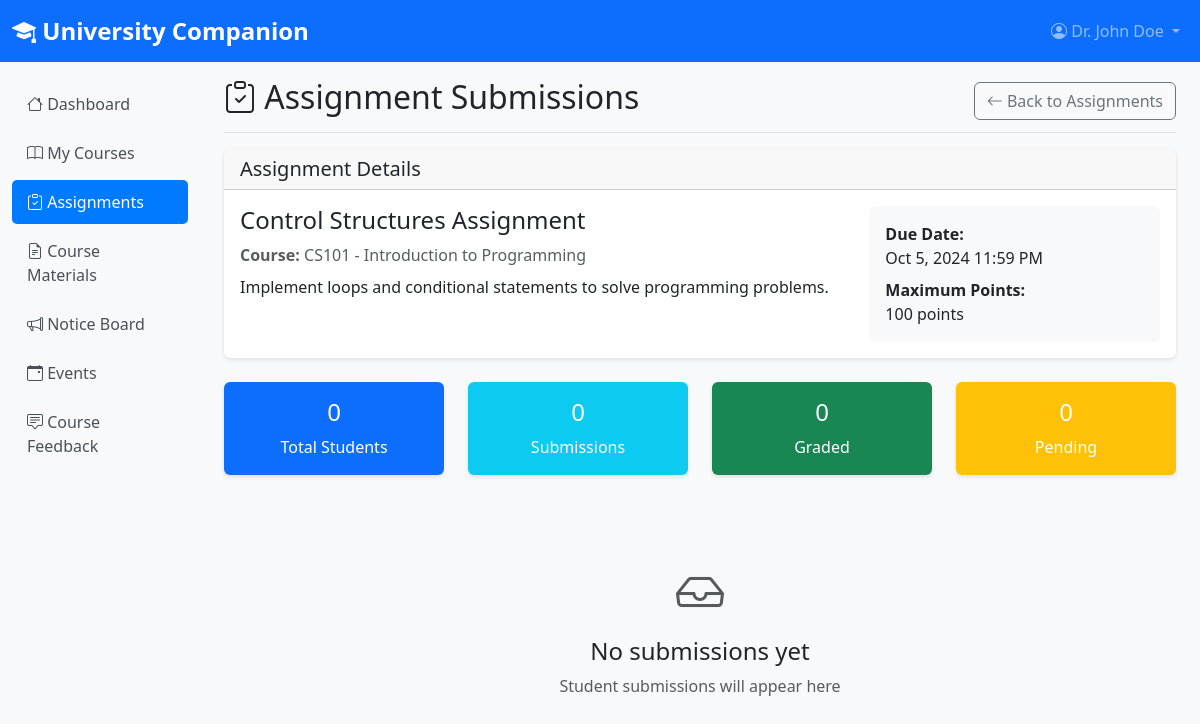
/faculty/assignment_submissions.php?id=2 (signed in), run on the app's committed database.
### tables this page shows
CREATE TABLE assignments (
    id INT AUTO_INCREMENT PRIMARY KEY,
    course_id INT NOT NULL,
    title VARCHAR(255) NOT NULL,
    description TEXT,
    due_date DATETIME NOT NULL,
    max_points INT DEFAULT 100,
    created_by INT NOT NULL,
    created_at TIMESTAMP DEFAULT CURRENT_TIMESTAMP,
    is_active BOOLEAN DEFAULT TRUE,
    FOREIGN KEY (course_id) REFERENCES courses(id),
    FOREIGN KEY (created_by) REFERENCES users(id)
);

CREATE TABLE courses (
    id INT AUTO_INCREMENT PRIMARY KEY,
    course_code VARCHAR(20) UNIQUE NOT NULL,
    course_name VARCHAR(200) NOT NULL,
    description TEXT,
    credit_hours INT DEFAULT 3,
    max_students INT DEFAULT NULL,
    department VARCHAR(100),
    department_id INT,
    faculty_id INT,
    academic_year VARCHAR(10),
    semester VARCHAR(20),
    is_active BOOLEAN DEFAULT TRUE,
    created_at TIMESTAMP DEFAULT CURRENT_TIMESTAMP,
    FOREIGN KEY (faculty_id) REFERENCES users(id),
    FOREIGN KEY (department_id) REFERENCES departments(id)
);

### php/config.php (called while the page is built, shortened)
<?php
function executeQuery($conn, $sql, $types = "", $params = []) {
    try {
        $stmt = $conn->prepare($sql);
        if (!empty($params)) {
            $stmt->bind_param($types, ...$params);
        }
        $result = $stmt->execute();
        return $stmt;
    } catch (Exception $e) {
        throw new Exception("Query execution error: " . $e->getMessage());
    }
}
function fetchSingleRow($conn, $sql, $types = "", $params = []) {
    try {
        $stmt = executeQuery($conn, $sql, $types, $params);
        $result = $stmt->get_result();
        $row = $result->fetch_assoc();
        return $row;
    } catch (Exception $e) {
        throw new Exception("Fetch single row error: " . $e->getMessage());
    }
}
function fetchMultipleRows($conn, $sql, $types = "", $params = []) {
    try {
        $stmt = executeQuery($conn, $sql, $types, $params);
        $result = $stmt->get_result();
        $rows = [];
        return $rows;
    } catch (Exception $e) {
        throw new Exception("Fetch multiple rows error: " . $e->getMessage());
    }
}
?>

### faculty/assignment_submissions.php (the view, shortened to what this page needs)
<?php
require_once '../php/config.php';
$conn = getDBConnection();
$userId = $_SESSION['user_id'];
$assignmentId = $_GET['id'] ?? 0;
$assignmentSql = "SELECT a.id, a.title, a.description, a.due_date, a.max_points,
                         c.course_code, c.course_name
                  FROM assignments a
                  JOIN courses c ON a.course_id = c.id
                  WHERE a.id = ? AND c.faculty_id = ?";
$assignment = fetchSingleRow($conn, $assignmentSql, "ii", [$assignmentId, $userId]);
$submissionsSql = "SELECT s.id, s.submission_text, s.file_name, s.file_path, s.submitted_at,
                          s.grade, s.feedback, s.graded_at,
                          u.full_name, u.email, u.id as user_id
                   FROM assignment_submissions s
                   JOIN users u ON s.student_id = u.id
                   WHERE s.assignment_id = ?
                   ORDER BY s.submitted_at DESC";
$submissions = fetchMultipleRows($conn, $submissionsSql, "i", [$assignmentId]);
$noSubmissionSql = "SELECT u.full_name, u.email, u.id as user_id
                    FROM course_enrollments ce
                    JOIN users u ON ce.student_id = u.id
                    WHERE ce.course_id = (SELECT course_id FROM assignments WHERE id = ?)
                    AND ce.status = 'enrolled'
                    AND u.id NOT IN (
                        SELECT student_id FROM assignment_submissions WHERE assignment_id = ?
                    )
                    ORDER BY u.full_name";
$noSubmissions = fetchMultipleRows($conn, $noSubmissionSql, "ii", [$assignmentId, $assignmentId]);
?>
<!DOCTYPE html>
<html lang="en">
<head>
    <link href="https://cdn.jsdelivr.net/npm/bootstrap@5.3.0/dist/css/bootstrap.min.css" rel="stylesheet">
    <link href="https://cdn.jsdelivr.net/npm/bootstrap-icons@1.10.0/font/bootstrap-icons.css" rel="stylesheet">
    <link href="../css/style.css" rel="stylesheet">
</head>
<body>
    <nav class="navbar navbar-expand-lg navbar-dark bg-primary">
        <div class="container-fluid">
            <a class="navbar-brand" href="dashboard.php">
                <i class="bi bi-mortarboard-fill"></i>
                University Companion
            </a>
            <div class="collapse navbar-collapse" id="navbarNav">
                <ul class="navbar-nav ms-auto">
                    <li class="nav-item dropdown">
                        <a class="nav-link dropdown-toggle" href="#" id="navbarDropdown" role="button" data-bs-toggle="dropdown">
                            <i class="bi bi-person-circle"></i> <?php echo htmlspecialchars($_SESSION['full_name']); ?>
                        </a>
                    </li>
                </ul>
            </div>
        </div>
    </nav>
    <div class="container-fluid">
        <div class="row">
            <nav class="col-md-3 col-lg-2 d-md-block sidebar">
                <div class="position-sticky">
                    <ul class="nav flex-column">
                        <li class="nav-item">
                            <a class="nav-link" href="dashboard.php">
                                <i class="bi bi-house"></i> Dashboard
                            </a>
                        </li>
                        <li class="nav-item">
                            <a class="nav-link" href="courses.php">
                                <i class="bi bi-book"></i> My Courses
                            </a>
                        </li>
                        <li class="nav-item">
                            <a class="nav-link active" href="assignments.php">
                                <i class="bi bi-clipboard-check"></i> Assignments
                            </a>
                        </li>
                        <li class="nav-item">
                            <a class="nav-link" href="materials.php">
                                <i class="bi bi-file-earmark-text"></i> Course Materials
                            </a>
                        </li>
                        <li class="nav-item">
                            <a class="nav-link" href="notices.php">
                                <i class="bi bi-megaphone"></i> Notice Board
                            </a>
                        </li>
                        <li class="nav-item">
                            <a class="nav-link" href="events.php">
                                <i class="bi bi-calendar-event"></i> Events
                            </a>
                        </li>
                        <li class="nav-item">
                            <a class="nav-link" href="feedback.php">
                                <i class="bi bi-chat-square-text"></i> Course Feedback
                            </a>
                        </li>
                    </ul>
                </div>
            </nav>
            <main class="col-md-9 ms-sm-auto col-lg-10 px-md-4">
                <div class="d-flex justify-content-between flex-wrap flex-md-nowrap align-items-center pt-3 pb-2 mb-3 border-bottom">
                    <h1 class="h2">
                        <i class="bi bi-clipboard-check"></i> Assignment Submissions
                    </h1>
                    <div class="btn-toolbar mb-2 mb-md-0">
                        <a href="assignments.php" class="btn btn-outline-secondary">
                            <i class="bi bi-arrow-left"></i> Back to Assignments
                        </a>
                    </div>
                </div>
                <div class="card mb-4">
                    <div class="card-header">
                        <h5 class="mb-0">Assignment Details</h5>
                    </div>
                    <div class="card-body">
                        <div class="row">
                            <div class="col-md-8">
                                <h4><?php echo htmlspecialchars($assignment['title']); ?></h4>
                                <p class="text-muted mb-2">
                                    <strong>Course:</strong> <?php echo htmlspecialchars($assignment['course_code'] . ' - ' . $assignment['course_name']); ?>
                                </p>
                                <p><?php echo nl2br(htmlspecialchars($assignment['description'])); ?></p>
                            </div>
                            <div class="col-md-4">
                                <div class="bg-light p-3 rounded">
                                    <p class="mb-2">
                                        <strong>Due Date:</strong><br>
                                        <?php echo date('M j, Y g:i A', strtotime($assignment['due_date'])); ?>
                                    </p>
                                    <p class="mb-0">
                                        <strong>Maximum Points:</strong><br>
                                        <?php echo $assignment['max_points']; ?> points
                                    </p>
                                </div>
                            </div>
                        </div>
                    </div>
                </div>
                <div class="row mb-4">
                    <?php
                    $totalSubmissions = count($submissions);
                    $gradedCount = count(array_filter($submissions, function($s) { return $s['grade'] !== null; }));
                    $pendingCount = $totalSubmissions - $gradedCount;
                    $noSubmissionCount = count($noSubmissions);
                    $totalStudents = $totalSubmissions + $noSubmissionCount;
                    ?>
                    <div class="col-md-3 mb-3">
                        <div class="card text-white bg-primary">
                            <div class="card-body text-center">
                                <h4><?php echo $totalStudents; ?></h4>
                                <p class="mb-0">Total Students</p>
                            </div>
                        </div>
                    </div>
                    <div class="col-md-3 mb-3">
                        <div class="card text-white bg-info">
                            <div class="card-body text-center">
                                <h4><?php echo $totalSubmissions; ?></h4>
                                <p class="mb-0">Submissions</p>
                            </div>
                        </div>
                    </div>
                    <div class="col-md-3 mb-3">
                        <div class="card text-white bg-success">
                            <div class="card-body text-center">
                                <h4><?php echo $gradedCount; ?></h4>
                                <p class="mb-0">Graded</p>
                            </div>
                        </div>
                    </div>
                    <div class="col-md-3 mb-3">
                        <div class="card text-white bg-warning">
                            <div class="card-body text-center">
                                <h4><?php echo $pendingCount; ?></h4>
                                <p class="mb-0">Pending</p>
                            </div>
                        </div>
                    </div>
                </div>
                <?php if (empty($submissions)): ?>
                    <div class="text-center py-5">
                        <i class="bi bi-inbox display-1 text-muted"></i>
                        <h4 class="mt-3">No submissions yet</h4>
                        <p class="text-muted">Student submissions will appear here</p>
                    </div>
                <?php endif; ?>
            </main>
        </div>
    </div>
</body>
</html>

### css/style.css (style rules this page uses)
body { font-family: 'Segoe UI', Tahoma, Geneva, Verdana, sans-serif; background-color: #f8f9fa; }
.navbar-brand { font-weight: bold; font-size: 1.5rem; }
.card { transition: transform 0.2s; border: none; box-shadow: 0 2px 4px rgba(0,0,0,0.1); }
.display-1 { font-size: 3rem; }
.sidebar { background-color: #f8f9fa; min-height: calc(100vh - 56px); padding-top: 20px; }
.sidebar .nav-link { color: #495057; font-weight: 500; padding: 10px 15px; margin-bottom: 5px; border-radius: 5px; }
.sidebar .nav-link.active { background-color: #007bff; color: white; }

### data on the page
assignments: title "Control Structures Assignment", course.course_name "CS101 - Introduction to Programming", description "Implement loops and conditional statements to solve programming problems.", due_date "Oct 5, 2024 11:59 PM", max_points "100"

### other printed values
$_SESSION['full_name'] "Dr. John Doe"
$totalStudents "0"
$totalSubmissions "0"
$gradedCount "0"
$pendingCount "0"
